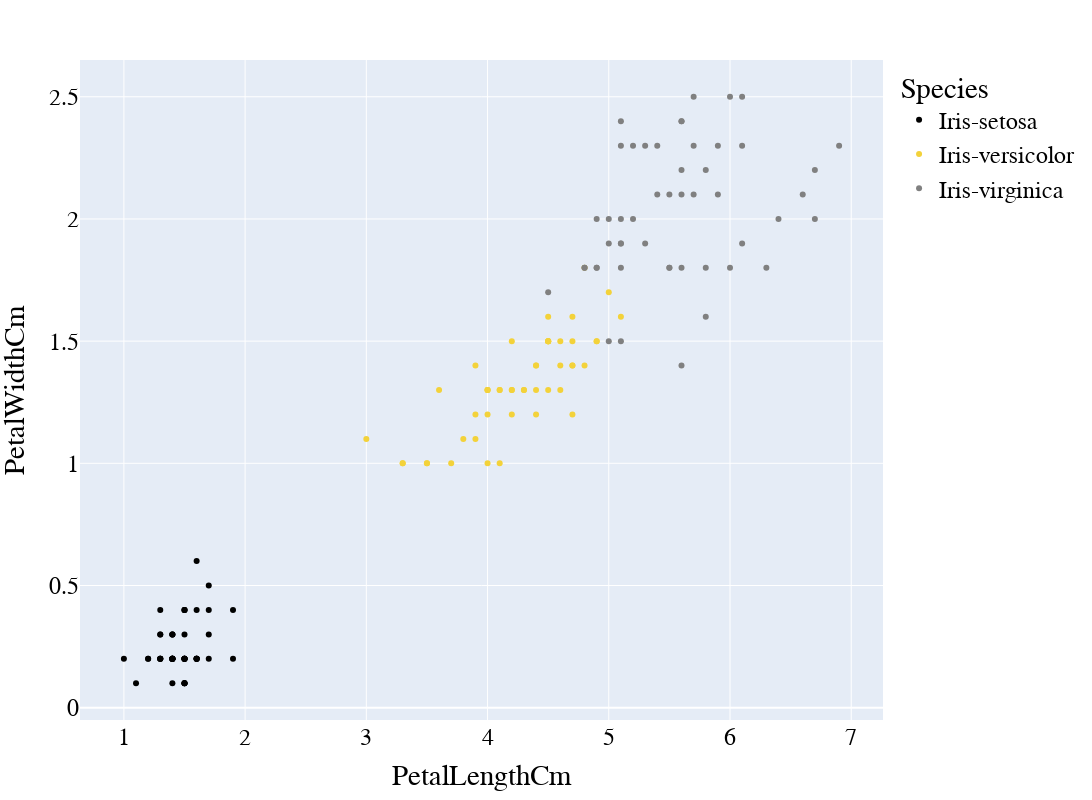

Notebook source saved alongside this figure:
### Code cell
import numpy as np
import matplotlib.pyplot as plt
from sklearn.decomposition import PCA
import matplotlib
import plotly.graph_objects as go

# Load the Iris dataset
iris_data = pd.read_csv(r'../input/iris-data/Iris.csv')
iris_data.dropna(how="all", inplace=True) # drops the empty lines

# define X
X = iris_data[["PetalLengthCm", "PetalWidthCm", "SepalLengthCm", "SepalWidthCm"]]

# plot 2d plot
color_discrete_map = {iris_data.Species.unique()[0]: "black", iris_data.Species.unique()[1]: "#f3d23a", iris_data.Species.unique()[2]:"grey"}
fig = px.scatter(iris_data, x="PetalLengthCm", y="PetalWidthCm", color="Species", color_discrete_map = color_discrete_map)

fig.update_layout(
    font=dict(
        family="Arial",
        size=24,  # Set the font size here
        color="Black"
    ),
    showlegend=True,
    width=1200,
    height=800,
)

### Figure 1 — Plotly figure (JSON) as saved in the notebook; plotly's stock layout.template omitted (floating-point values rounded to 4 significant figures)
{"data": [{"hovertemplate": "Species=Iris-setosa<br>PetalLengthCm=%{x}<br>PetalWidthCm=%{y}<extra></extra>", "legendgroup": "Iris-setosa", "marker": {"color": "black", "symbol": "circle"}, "mode": "markers", "name": "Iris-setosa", "orientation": "v", "showlegend": true, "type": "scatter", "x": [1.4, 1.4, 1.3, 1.5, 1.4, 1.7, 1.4, 1.5, 1.4, 1.5, 1.5, 1.6, 1.4, 1.1, 1.2, 1.5, 1.3, 1.4, 1.7, 1.5, 1.7, 1.5, 1, 1.7, 1.9, 1.6, 1.6, 1.5, 1.4, 1.6, 1.6, 1.5, 1.5, 1.4, 1.5, 1.2, 1.3, 1.5, 1.3, 1.5, 1.3, 1.3, 1.3, 1.6, 1.9, 1.4, 1.6, 1.4, 1.5, 1.4], "xaxis": "x", "y": [0.2, 0.2, 0.2, 0.2, 0.2, 0.4, 0.3, 0.2, 0.2, 0.1, 0.2, 0.2, 0.1, 0.1, 0.2, 0.4, 0.4, 0.3, 0.3, 0.3, 0.2, 0.4, 0.2, 0.5, 0.2, 0.2, 0.4, 0.2, 0.2, 0.2, 0.2, 0.4, 0.1, 0.2, 0.1, 0.2, 0.2, 0.1, 0.2, 0.2, 0.3, 0.3, 0.2, 0.6, 0.4, 0.3, 0.2, 0.2, 0.2, 0.2], "yaxis": "y"}, {"hovertemplate": "Species=Iris-versicolor<br>PetalLengthCm=%{x}<br>PetalWidthCm=%{y}<extra></extra>", "legendgroup": "Iris-versicolor", "marker": {"color": "#f3d23a", "symbol": "circle"}, "mode": "markers", "name": "Iris-versicolor", "orientation": "v", "showlegend": true, "type": "scatter", "x": [4.7, 4.5, 4.9, 4, 4.6, 4.5, 4.7, 3.3, 4.6, 3.9, 3.5, 4.2, 4, 4.7, 3.6, 4.4, 4.5, 4.1, 4.5, 3.9, 4.8, 4, 4.9, 4.7, 4.3, 4.4, 4.8, 5, 4.5, 3.5, 3.8, 3.7, 3.9, 5.1, 4.5, 4.5, 4.7, 4.4, 4.1, 4, 4.4, 4.6, 4, 3.3, 4.2, 4.2, 4.2, 4.3, 3, 4.1], "xaxis": "x", "y": [1.4, 1.5, 1.5, 1.3, 1.5, 1.3, 1.6, 1, 1.3, 1.4, 1, 1.5, 1, 1.4, 1.3, 1.4, 1.5, 1, 1.5, 1.1, 1.8, 1.3, 1.5, 1.2, 1.3, 1.4, 1.4, 1.7, 1.5, 1, 1.1, 1, 1.2, 1.6, 1.5, 1.6, 1.5, 1.3, 1.3, 1.3, 1.2, 1.4, 1.2, 1, 1.3, 1.2, 1.3, 1.3, 1.1, 1.3], "yaxis": "y"}, {"hovertemplate": "Species=Iris-virginica<br>PetalLengthCm=%{x}<br>PetalWidthCm=%{y}<extra></extra>", "legendgroup": "Iris-virginica", "marker": {"color": "grey", "symbol": "circle"}, "mode": "markers", "name": "Iris-virginica", "orientation": "v", "showlegend": true, "type": "scatter", "x": [6, 5.1, 5.9, 5.6, 5.8, 6.6, 4.5, 6.3, 5.8, 6.1, 5.1, 5.3, 5.5, 5, 5.1, 5.3, 5.5, 6.7, 6.9, 5, 5.7, 4.9, 6.7, 4.9, 5.7, 6, 4.8, 4.9, 5.6, 5.8, 6.1, 6.4, 5.6, 5.1, 5.6, 6.1, 5.6, 5.5, 4.8, 5.4, 5.6, 5.1, 5.1, 5.9, 5.7, 5.2, 5, 5.2, 5.4, 5.1], "xaxis": "x", "y": [2.5, 1.9, 2.1, 1.8, 2.2, 2.1, 1.7, 1.8, 1.8, 2.5, 2, 1.9, 2.1, 2, 2.4, 2.3, 1.8, 2.2, 2.3, 1.5, 2.3, 2, 2, 1.8, 2.1, 1.8, 1.8, 1.8, 2.1, 1.6, 1.9, 2, 2.2, 1.5, 1.4, 2.3, 2.4, 1.8, 1.8, 2.1, 2.4, 2.3, 1.9, 2.3, 2.5, 2.3, 1.9, 2, 2.3, 1.8], "yaxis": "y"}], "layout": {"font": {"color": "Black", "family": "Arial", "size": 24}, "height": 800, "legend": {"title": {"text": "Species"}, "tracegroupgap": 0}, "margin": {"t": 60}, "showlegend": true, "width": 1200, "xaxis": {"anchor": "y", "domain": [0, 1], "title": {"text": "PetalLengthCm"}}, "yaxis": {"anchor": "x", "domain": [0, 1], "title": {"text": "PetalWidthCm"}}}}
